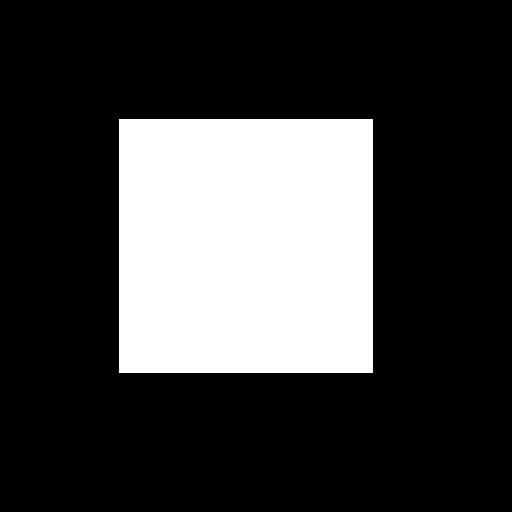
#> input picture brincadeira 4 - filtragem em frequência/images/img.jpg, 512 x 512 px
$ python fourier_part1.py
#> lines starting #> are read from the running program, lines starting #| are printed output that depends on the picture
import cv2
import numpy as np
import matplotlib.pyplot as plt

plt.figure(figsize=(6.4*5, 4.8*5), constrained_layout=False)

img_c1 = cv2.imread("images/img.jpg", 0)
#> img_c1 is the input picture: shape (512, 512); min 0, max 255, mean 62.8
img_c2 = np.fft.fft2(img_c1)
img_c3 = np.fft.fftshift(img_c2)

ponto = (512 / 2, 512 / 2) #ponto no centro da figura
rotacao = cv2.getRotationMatrix2D(ponto, 40, 1.0)
img_r1 = cv2.warpAffine(img_c1, rotacao, (512, 512))
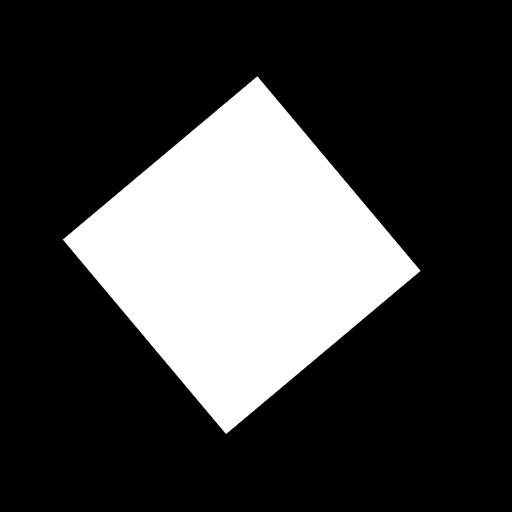
#> img_r1: shape (512, 512); min 0, max 255, mean 62.8
img_r2 = np.fft.fft2(img_r1)
img_r3 = np.fft.fftshift(img_r2)

deslocamento = np.float32([[1, 0, 50], [0, 1, 50]])
img_t1 = cv2.warpAffine(img_c1, deslocamento, (512, 512))
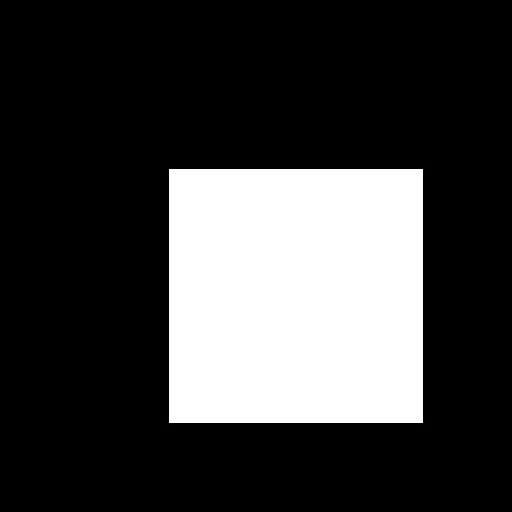
#> img_t1: shape (512, 512); min 0, max 255, mean 62.8
img_t2 = np.fft.fft2(img_t1)
img_t3 = np.fft.fftshift(img_t2)

plt.subplot(1,5,1), plt.imshow(img_c1, "gray"), plt.title("Image Original")
plt.subplot(1,5,2), plt.imshow(np.log(1+np.abs(img_c2)), "gray"), plt.title("Spectrum")
plt.subplot(1,5,3), plt.imshow(np.angle(img_c2), "gray"), plt.title("Phase")
plt.subplot(1,5,4), plt.imshow(np.log(1+np.abs(img_c3)), "gray"), plt.title("Spectrum Centralizado")
plt.subplot(1,5,5), plt.imshow(np.angle(img_c3), "gray"), plt.title("Phase Centralizada")

plt.show()
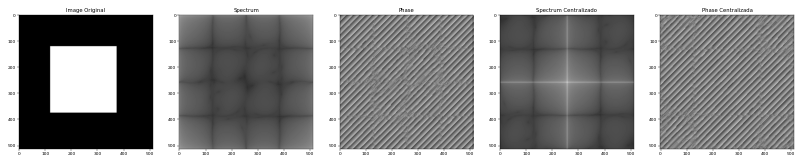
#> figure drawn by matplotlib, 5 panels

plt.subplot(1,5,1), plt.imshow(img_r1, "gray"), plt.title("Image Rotacionada")
plt.subplot(1,5,2), plt.imshow(np.log(1+np.abs(img_r2)), "gray"), plt.title("Spectrum")
plt.subplot(1,5,3), plt.imshow(np.angle(img_r2), "gray"), plt.title("Phase")
plt.subplot(1,5,4), plt.imshow(np.log(1+np.abs(img_r3)), "gray"), plt.title("Spectrum Centralizado")
plt.subplot(1,5,5), plt.imshow(np.angle(img_r3), "gray"), plt.title("Phase Centralizada")
plt.show()
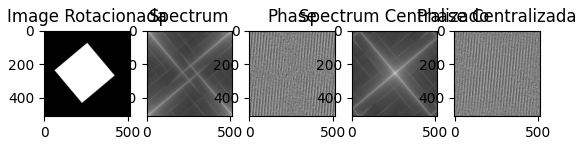
#> figure drawn by matplotlib, 5 panels

plt.subplot(1,5,1), plt.imshow(img_t1, "gray"), plt.title("Image Deslocada")
plt.subplot(1,5,2), plt.imshow(np.log(1+np.abs(img_t2)), "gray"), plt.title("Spectrum")
plt.subplot(1,5,3), plt.imshow(np.angle(img_t2), "gray"), plt.title("Phase")
plt.subplot(1,5,4), plt.imshow(np.log(1+np.abs(img_t3)), "gray"), plt.title("Spectrum Centralizado")
plt.subplot(1,5,5), plt.imshow(np.angle(img_t3), "gray"), plt.title("Phase Centralizada")
plt.show()
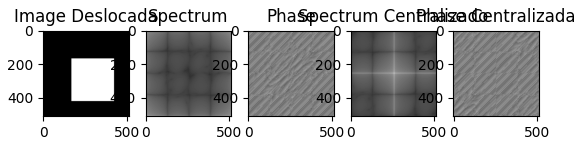
#> figure drawn by matplotlib, 5 panels
